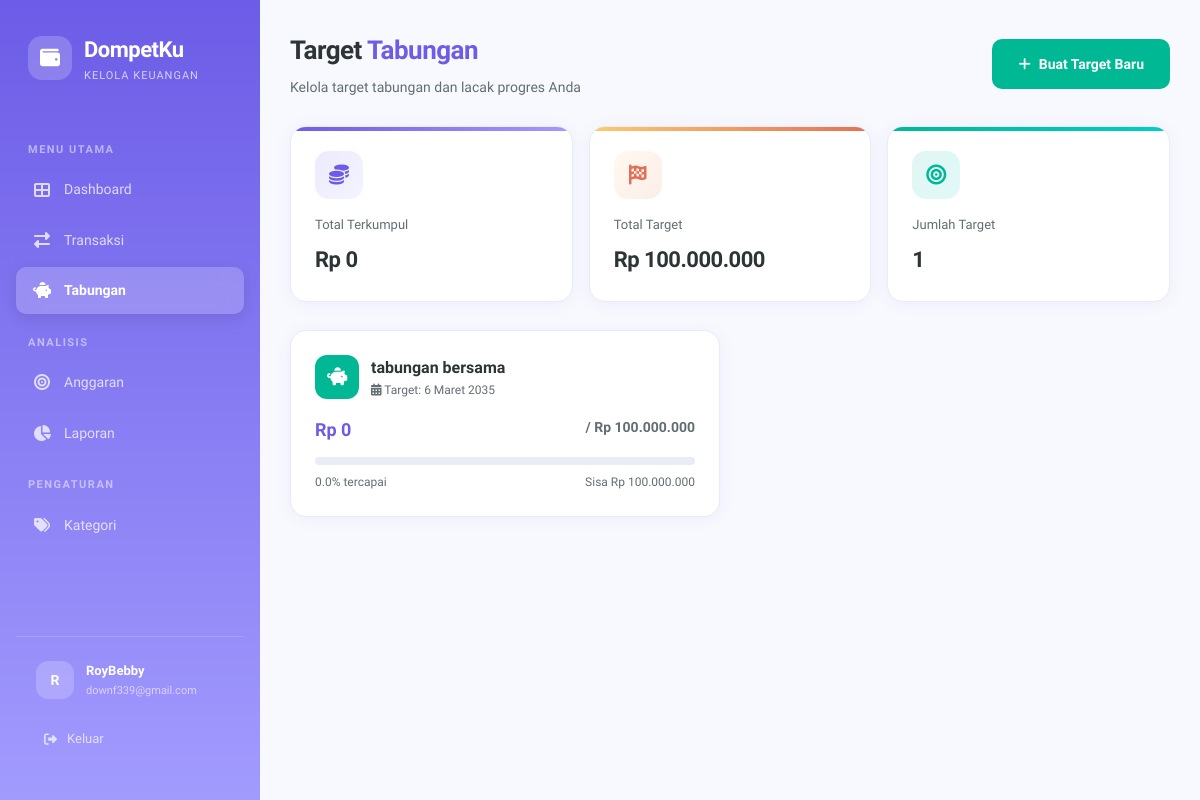
Screenshot of /savings (signed in) with the database file from the repository.
### app.py (models this page shows, shortened)
class User(UserMixin, db.Model):
    id = db.Column(db.Integer, primary_key=True)
    username = db.Column(db.String(80), unique=True, nullable=False)
    email = db.Column(db.String(120), unique=True, nullable=False)
    password_hash = db.Column(db.String(256), nullable=False)
    created_at = db.Column(db.DateTime, default=datetime.utcnow)
    transactions = db.relationship('Transaction', backref='user', lazy=True, cascade='all, delete-orphan')
    savings_goals = db.relationship('SavingsGoal', backref='user', lazy=True, cascade='all, delete-orphan')
    categories = db.relationship('Category', backref='user', lazy=True, cascade='all, delete-orphan')
    budgets = db.relationship('Budget', backref='user', lazy=True, cascade='all, delete-orphan')

class SavingsGoal(db.Model):
    id = db.Column(db.Integer, primary_key=True)
    name = db.Column(db.String(100), nullable=False)
    target_amount = db.Column(db.Float, nullable=False)
    current_amount = db.Column(db.Float, default=0.0)
    deadline = db.Column(db.Date, nullable=True)
    icon = db.Column(db.String(50), default='fas fa-piggy-bank')
    color = db.Column(db.String(20), default='#00B894')
    created_at = db.Column(db.DateTime, default=datetime.utcnow)
    user_id = db.Column(db.Integer, db.ForeignKey('user.id'), nullable=False)
    deposits = db.relationship('SavingsDeposit', backref='goal', lazy=True, cascade='all, delete-orphan')
    @property
    def progress_percent(self):
        if self.target_amount <= 0:
            return 0
        pct = (self.current_amount / self.target_amount) * 100
        return min(pct, 100)
    @property
    def remaining(self):
        return max(self.target_amount - self.current_amount, 0)

### app.py (the view)
@app.route('/savings')
@login_required
def savings():
    goals = SavingsGoal.query.filter_by(user_id=current_user.id).order_by(SavingsGoal.created_at.desc()).all()
    total_saved = sum(g.current_amount for g in goals)
    total_target = sum(g.target_amount for g in goals)
    return render_template('savings.html', goals=goals, total_saved=total_saved, total_target=total_target)

### app.py (called while the page is built)
@login_manager.user_loader
def load_user(user_id):
    return db.session.get(User, int(user_id))

@app.template_filter('currency')
def currency_filter(value):
    try:
        value = float(value)
        if value >= 0:
            return f"Rp {value:,.0f}".replace(",", ".")
        else:
            return f"-Rp {abs(value):,.0f}".replace(",", ".")
    except (ValueError, TypeError):
        return "Rp 0"

@app.template_filter('date_format')
def date_format_filter(value, fmt='%d %B %Y'):
    if isinstance(value, str):
        try:
            value = datetime.strptime(value, '%Y-%m-%d').date()
        except ValueError:
            return value
    if value:
        months_id = {
            1: 'Januari', 2: 'Februari', 3: 'Maret', 4: 'April',
            5: 'Mei', 6: 'Juni', 7: 'Juli', 8: 'Agustus',
            9: 'September', 10: 'Oktober', 11: 'November', 12: 'Desember'
        }
        day = value.day
        month = months_id.get(value.month, '')
        year = value.year
        return f"{day} {month} {year}"
    return ''

### templates/savings.html (shortened to what this page needs)
{% extends "base.html" %}
{% block content %}
<div class="page-header">
    <div>
        <h1>Target <span>Tabungan</span></h1>
        <p class="page-subtitle">Kelola target tabungan dan lacak progres Anda</p>
    </div>
    <a href="{{ url_for('add_savings_goal') }}" class="btn btn-success">
        <i class="fas fa-plus"></i> Buat Target Baru
    </a>
</div>
<div class="stats-grid" style="grid-template-columns: repeat(auto-fit, minmax(200px, 1fr));">
    <div class="stat-card balance slide-up">
        <div class="stat-icon"><i class="fas fa-coins"></i></div>
        <div class="stat-label">Total Terkumpul</div>
        <div class="stat-value count-up" data-value="{{ total_saved }}">Rp 0</div>
    </div>
    <div class="stat-card savings slide-up">
        <div class="stat-icon"><i class="fas fa-flag-checkered"></i></div>
        <div class="stat-label">Total Target</div>
        <div class="stat-value count-up" data-value="{{ total_target }}">Rp 0</div>
    </div>
    <div class="stat-card income slide-up">
        <div class="stat-icon"><i class="fas fa-bullseye"></i></div>
        <div class="stat-label">Jumlah Target</div>
        <div class="stat-value">{{ goals|length }}</div>
    </div>
</div>
{% if goals %}
<div class="savings-grid">
    {% for goal in goals %}
    <a href="{{ url_for('savings_detail', id=goal.id) }}" style="text-decoration: none;">
        <div class="savings-card slide-up">
            <div class="savings-header">
                <div class="savings-icon" style="background: {{ goal.color }};">
                    <i class="{{ goal.icon }}"></i>
                </div>
                <div>
                    <div class="savings-name">{{ goal.name }}</div>
                    <div class="savings-deadline">
                        {% if goal.deadline %}
                        <i class="fas fa-calendar-alt"></i> Target: {{ goal.deadline|date_format }}
                        {% else %}
                        <i class="fas fa-infinity"></i> Tanpa batas waktu
                        {% endif %}
                    </div>
                </div>
            </div>
            <div class="savings-amounts">
                <div class="savings-current">{{ goal.current_amount|currency }}</div>
                <div class="savings-target">/ {{ goal.target_amount|currency }}</div>
            </div>
            <div class="progress-bar-container">
            </div>
            <div class="progress-label">
                <span>{{ "%.1f"|format(goal.progress_percent) }}% tercapai</span>
                <span>Sisa {{ goal.remaining|currency }}</span>
            </div>
        </div>
    </a>
    {% endfor %}
</div>
{% endif %}
{% endblock %}

### templates/base.html (shortened to what this page needs)
<!DOCTYPE html>
<html lang="id">
<head>
    <link rel="stylesheet" href="https://cdnjs.cloudflare.com/ajax/libs/font-awesome/6.5.1/css/all.min.css">
    <link rel="stylesheet" href="{{ url_for('static', filename='css/style.css') }}">
</head>
<body>
    {% if current_user.is_authenticated %}
    <div class="app-layout">
        <aside class="sidebar" id="sidebar">
            <div class="sidebar-brand">
                <div class="brand-icon">
                    <i class="fas fa-wallet"></i>
                </div>
                <div>
                    <div class="brand-text">DompetKu</div>
                    <div class="brand-sub">Kelola Keuangan</div>
                </div>
            </div>
            <nav class="sidebar-nav">
                <div class="nav-section-title">Menu Utama</div>
                <div class="nav-item">
                    <a href="{{ url_for('dashboard') }}" class="nav-link {% if request.endpoint == 'dashboard' %}active{% endif %}">
                        <i class="fas fa-th-large"></i>
                        <span>Dashboard</span>
                    </a>
                </div>
                <div class="nav-item">
                    <a href="{{ url_for('transactions') }}" class="nav-link {% if request.endpoint in ['transactions', 'add_transaction', 'edit_transaction'] %}active{% endif %}">
                        <i class="fas fa-exchange-alt"></i>
                        <span>Transaksi</span>
                    </a>
                </div>
                <div class="nav-item">
                    <a href="{{ url_for('savings') }}" class="nav-link {% if request.endpoint in ['savings', 'add_savings_goal', 'savings_detail'] %}active{% endif %}">
                        <i class="fas fa-piggy-bank"></i>
                        <span>Tabungan</span>
                    </a>
                </div>
                <div class="nav-section-title">Analisis</div>
                <div class="nav-item">
                    <a href="{{ url_for('budgets') }}" class="nav-link {% if request.endpoint == 'budgets' %}active{% endif %}">
                        <i class="fas fa-bullseye"></i>
                        <span>Anggaran</span>
                    </a>
                </div>
                <div class="nav-item">
                    <a href="{{ url_for('reports') }}" class="nav-link {% if request.endpoint == 'reports' %}active{% endif %}">
                        <i class="fas fa-chart-pie"></i>
                        <span>Laporan</span>
                    </a>
                </div>
                <div class="nav-section-title">Pengaturan</div>
                <div class="nav-item">
                    <a href="{{ url_for('categories') }}" class="nav-link {% if request.endpoint == 'categories' %}active{% endif %}">
                        <i class="fas fa-tags"></i>
                        <span>Kategori</span>
                    </a>
                </div>
            </nav>
            <div class="sidebar-footer">
                <div class="sidebar-user">
                    <div class="user-avatar">{{ current_user.username[0]|upper }}</div>
                    <div class="user-info">
                        <div class="user-name">{{ current_user.username }}</div>
                        <div class="user-email">{{ current_user.email }}</div>
                    </div>
                </div>
                <a href="{{ url_for('logout') }}" class="logout-btn">
                    <i class="fas fa-sign-out-alt"></i>
                    <span>Keluar</span>
                </a>
            </div>
        </aside>
        <main class="main-content">
            {% block content %}{% endblock %}
        </main>
    </div>
    {% else %}
        {% block auth_content %}{% endblock %}
    {% endif %}
</body>
</html>

### rows the page displays
User: username "R", username "RoyBebby", email "downf339@gmail.com"
SavingsGoal: name "tabungan bersama", deadline "6 Maret 2035", current_amount "Rp 0", target_amount "Rp 100.000.000", progress_percent "0.0", remaining "Rp 100.000.000"

### other values shown
{{ goals|length }} "1"
